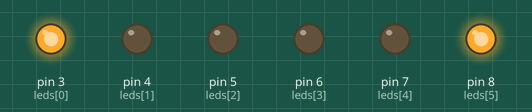
Bench run of a sketch on a simulated Arduino Uno, built with avr-gcc and run on an emulated ATmega328P. On the bench: output pins drawn as LEDs (lit = HIGH).

Above: at 1.5 s.
At 3.2 s:
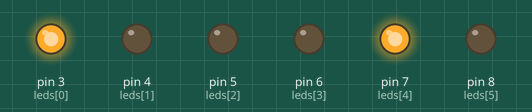
At 5.0 s:
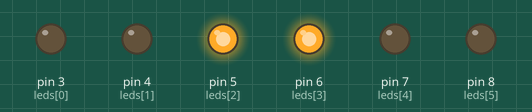
At 6.7 s:
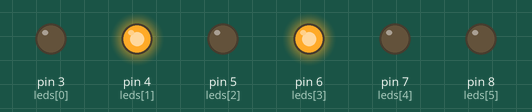
Timing chart, 0 to 9.1 s (numbered marks = the images above):
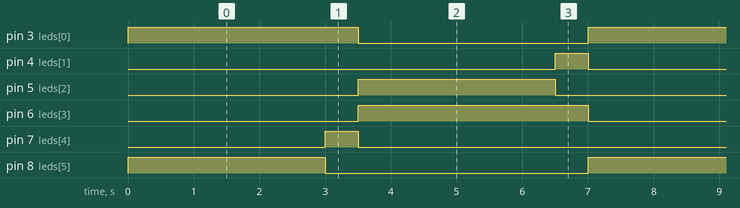

The sketch:

SEMAFOROS_v2.ino
```cpp
int leds[]={3,4,5,6,7,8};//semaforo 1 y 2 (rojo, amarillo, verde)
int tiempo1=3000;
int tiempo2=500;
int n;
void setup() {
for (n=0;n<6;n++) {
pinMode (leds[n],OUTPUT);
}}

void secuencia(){
digitalWrite (leds[1],LOW);//amarillo1 off
digitalWrite (leds[0],HIGH);//rojo1 on
digitalWrite (leds[3],LOW);//rojo2 off
digitalWrite (leds[5],HIGH);//verde2 on
delay (tiempo1);
digitalWrite (leds[5],LOW);//verde2 off
digitalWrite (leds[4],HIGH);//amarillo2 on
delay (tiempo2);
digitalWrite(leds[0],LOW);//rojo1 off
digitalWrite (leds[2],HIGH);//verde1 on
digitalWrite (leds[4],LOW);//amarillo2 off
digitalWrite (leds[3],HIGH);//rojo2 on
delay (tiempo1);
digitalWrite (leds[2],LOW);//verde1 off
digitalWrite(leds[1],HIGH);//amarillo on
delay (tiempo2);
}

void loop () {
  secuencia();
}
```

Measured:
- by itself, pin 3 (leds[0]), pin 6 (leds[3]): alternates HIGH for 3.5 s and LOW for 3.5 s
- by itself, pin 4 (leds[1]), pin 7 (leds[4]): alternates HIGH for 0.50 s and LOW for 6.5 s
- by itself, pin 5 (leds[2]), pin 8 (leds[5]): alternates HIGH for 3.0 s and LOW for 4.0 s
